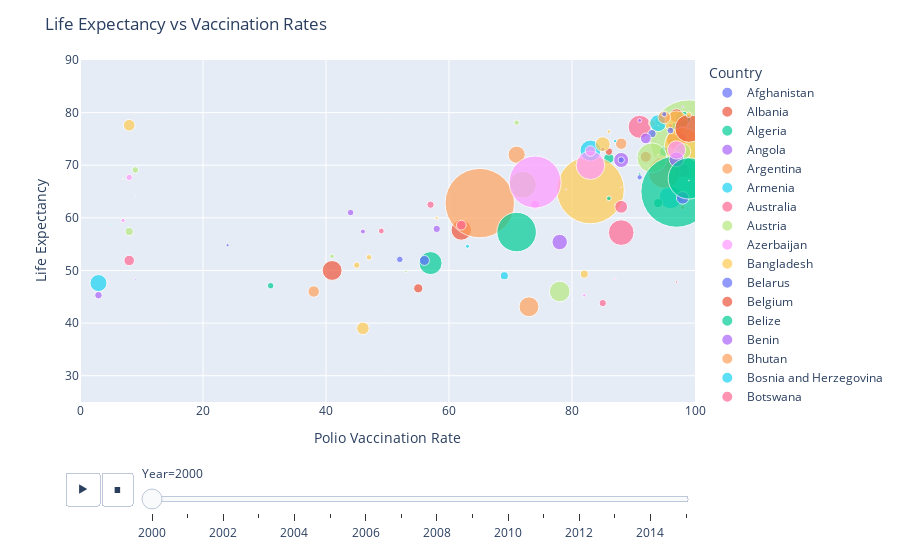

The cell this chart's notebook holds for it:
### Markdown cell above
Even though A country investing in their education program results in an increase in life expectancy. There are more direct approaches to increasing a country's life expectancy. One possible solution is investing in increasing the country's vaccination rate. Diseases or viruses like Polio and Diphtheria can be fatal if not treated appropriately, in some cases (like for polio) there is no cure at all. Not treating these diseases results in a drastic decrease in life expectancy. So instead of investing in education to improve life expectancy, a country should invest in vaccines as this has a more direct effect. This can be seen in the plot where it shows an increase in vaccination rate for polio and Diphtheria corresponds with an increase in life expectancy. This is also found in the research by Jenifer Ehreth. Which concludes that improving the vaccination rate is a big factor in increasing a country's life expectancy.
https://www.sciencedirect.com/science/article/pii/S0264410X03003773

### Code cell
import pandas as pd
import matplotlib.pyplot as plt

# Load the data
df_life = pd.read_csv('life_expectancy.csv')

# Create a figure and axes for the subplots
fig, (ax1, ax2) = plt.subplots(2, 1, figsize=(10, 10))

# Sort the DataFrame by 'Polio' column and plot
df_life_sorted_polio = df_life.sort_values(by='Polio')
ax1.bar(df_life_sorted_polio['Polio'], df_life_sorted_polio['Life expectancy'])
ax1.set_xlabel('Polio Vaccination Rate')
ax1.set_ylabel('Life Expectancy')
ax1.set_title('Polio Vaccination Rate vs Life Expectancy')

# Sort the DataFrame by 'Diphtheria' column and plot
df_life_sorted_diphtheria = df_life.sort_values(by = 'Diphtheria')
ax2.bar(df_life_sorted_diphtheria['Diphtheria'], df_life_sorted_diphtheria['Life expectancy'])
ax2.set_xlabel('Diphtheria Vaccination Rate')
ax2.set_ylabel('Life Expectancy')
ax2.set_title('Diphtheria Vaccination Rate vs Life Expectancy')

# Adjust layout to prevent overlap
plt.tight_layout()

# Show the plot
plt.show()
import plotly.express as px
import pandas as pd

# Read the CSV file into a DataFrame
df = pd.read_csv('life_expectancy.csv')

# Drop rows with NaN values in Population (if applicable)
df = df.dropna(subset=['Population'])

# Ensure that 'Country' and 'Year' are present as columns
years_sorted = sorted(df['Year'].unique())

# Create the scatter plot with Plotly Express
fig = px.scatter(df, 
                 x='Polio', 
                 y='Life expectancy', 
                 animation_frame='Year', 
                 animation_group='Country',
                 size='Population', 
                 color='Country', 
                 hover_name='Country',
                 size_max=150, 
                 range_x=[0, 100], 
                 range_y=[25, 90],
                 category_orders={'Year': years_sorted})

# Update the layout with x-axis titles and other configurations
fig.update_layout(
    title="Life Expectancy vs Vaccination Rates",
    xaxis=dict(title='Polio Vaccination Rate'),   # Initial x-axis title
    yaxis=dict(title='Life Expectancy'),          # y-axis title
    showlegend=True,
)

# Show the plot
fig.show()
